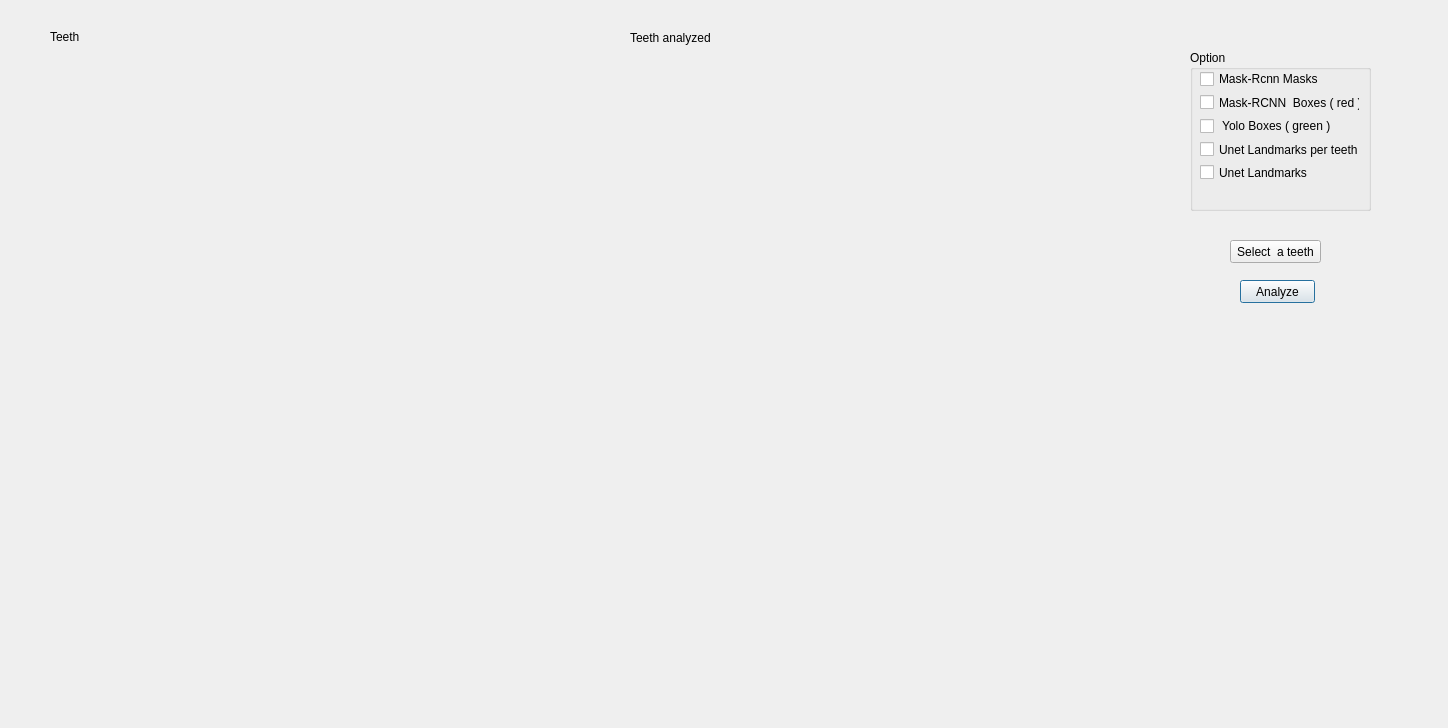
<?xml version="1.0" encoding="UTF-8"?>
<ui version="4.0">
 <class>Dialog</class>
 <widget class="QDialog" name="Dialog">
  <property name="geometry">
   <rect>
    <x>0</x>
    <y>0</y>
    <width>1448</width>
    <height>728</height>
   </rect>
  </property>
  <property name="windowTitle">
   <string>Dialog</string>
  </property>
  <widget class="QGroupBox" name="groupBox">
   <property name="geometry">
    <rect>
     <x>1190</x>
     <y>50</y>
     <width>181</width>
     <height>161</height>
    </rect>
   </property>
   <property name="title">
    <string>Option</string>
   </property>
   <widget class="QWidget" name="verticalLayoutWidget">
    <property name="geometry">
     <rect>
      <x>10</x>
      <y>20</y>
      <width>160</width>
      <height>111</height>
     </rect>
    </property>
    <layout class="QVBoxLayout" name="verticalLayout">
     <item>
      <widget class="QCheckBox" name="checkBox">
       <property name="text">
        <string>Mask-Rcnn Masks</string>
       </property>
      </widget>
     </item>
     <item>
      <widget class="QCheckBox" name="checkBox_2">
       <property name="text">
        <string>Mask-RCNN  Boxes ( red )</string>
       </property>
      </widget>
     </item>
     <item>
      <widget class="QCheckBox" name="checkBox_5">
       <property name="text">
        <string> Yolo Boxes ( green )</string>
       </property>
      </widget>
     </item>
     <item>
      <widget class="QCheckBox" name="checkBox_4">
       <property name="text">
        <string>Unet Landmarks per teeth</string>
       </property>
      </widget>
     </item>
     <item>
      <widget class="QCheckBox" name="checkBox_3">
       <property name="text">
        <string>Unet Landmarks</string>
       </property>
      </widget>
     </item>
    </layout>
   </widget>
  </widget>
  <widget class="QPushButton" name="pushButton">
   <property name="geometry">
    <rect>
     <x>1240</x>
     <y>280</y>
     <width>75</width>
     <height>23</height>
    </rect>
   </property>
   <property name="text">
    <string>Analyze</string>
   </property>
  </widget>
  <widget class="QWidget" name="widget" native="true">
   <property name="geometry">
    <rect>
     <x>40</x>
     <y>60</y>
     <width>512</width>
     <height>512</height>
    </rect>
   </property>
  </widget>
  <widget class="QWidget" name="widget_2" native="true">
   <property name="geometry">
    <rect>
     <x>620</x>
     <y>60</y>
     <width>512</width>
     <height>512</height>
    </rect>
   </property>
  </widget>
  <widget class="QLabel" name="label">
   <property name="geometry">
    <rect>
     <x>50</x>
     <y>30</y>
     <width>47</width>
     <height>13</height>
    </rect>
   </property>
   <property name="text">
    <string>Teeth</string>
   </property>
  </widget>
  <widget class="QLabel" name="label_2">
   <property name="geometry">
    <rect>
     <x>630</x>
     <y>30</y>
     <width>131</width>
     <height>16</height>
    </rect>
   </property>
   <property name="text">
    <string>Teeth analyzed</string>
   </property>
  </widget>
  <widget class="QPushButton" name="pushButton_2">
   <property name="geometry">
    <rect>
     <x>1230</x>
     <y>240</y>
     <width>91</width>
     <height>23</height>
    </rect>
   </property>
   <property name="text">
    <string>Select  a teeth</string>
   </property>
  </widget>
 </widget>
 <resources/>
 <connections/>
</ui>
